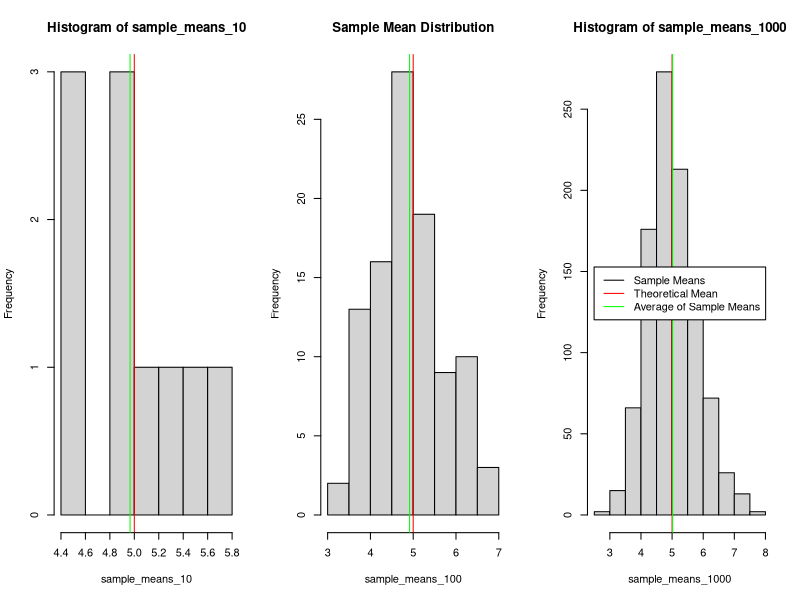
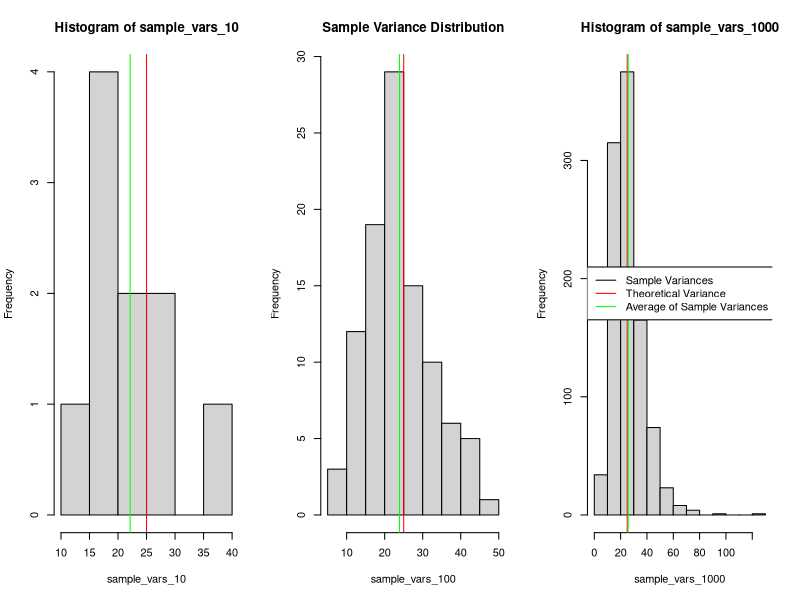
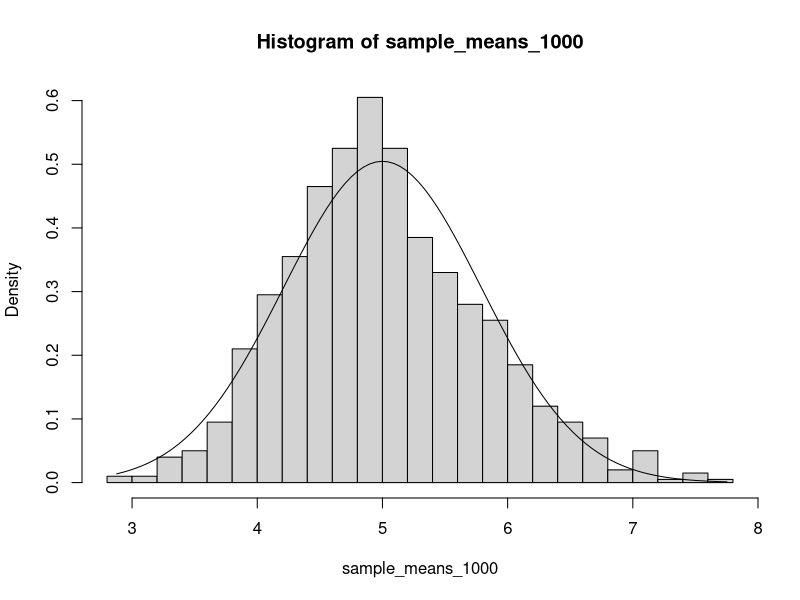
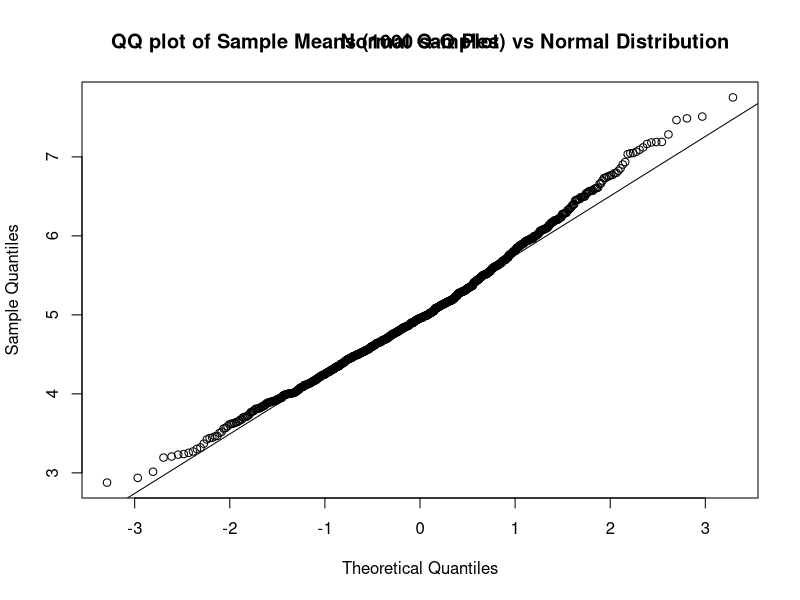

Source code (R) for these figures, in order:
## ---- chunk 1
knitr::opts_chunk$set(echo = TRUE)
## ---- chunk 2
lambda <- 0.2
## ---- chunk 3
# Setting fixed seed first for reproducibility.
set.seed(123)

samples_10 <- matrix(data = rexp(40*10, rate = lambda), nrow = 40, ncol = 10)

set.seed(321)
samples_100 <- matrix(data = rexp(40*100, rate = lambda), nrow = 40, ncol = 100)

set.seed(132)
samples_1000 <- matrix(data = rexp(40*1000, rate = lambda), nrow = 40, ncol = 1000)
## ---- chunk 4

sample_means_10 <- apply(samples_10, 2, mean)
sample_vars_10 <- apply(samples_10, 2, var)
sample_sds_10 <- sqrt(samples_10)

sample_means_100 <- apply(samples_100, 2, mean)
sample_vars_100 <- apply(samples_100, 2, var)
sample_sds_100 <- sqrt(samples_100)

sample_means_1000 <- apply(samples_1000, 2, mean)
sample_vars_1000 <- apply(samples_1000, 2, var)
sample_sds_1000 <- sqrt(samples_1000)
## ---- chunk 5
mean_t <- 1/lambda
var_t <- 1/lambda^2
## ---- chunk 6
par(mfrow = c(1,3))
hist(sample_means_10)
abline(v = mean_t, col = 'red')
mean_10 <- mean(sample_means_10)
abline(v = mean_10, col = 'green')

hist(sample_means_100, main = 'Sample Mean Distribution')
abline(v = mean_t, col = 'red')
mean_100 <- mean(sample_means_100)
abline(v = mean_100, col = 'green')

hist(sample_means_1000)
abline(v = mean_t, col = 'red')
mean_1000 <- mean(sample_means_1000)
abline(v = mean_1000, col = 'green')
legend('center', c('Sample Means', 'Theoretical Mean', 'Average of Sample Means'), lty = c(1,1,1), col = c('black', 'red', 'green'))
## ---- chunk 7
par(mfrow = c(1,3))
hist(sample_vars_10)
abline(v = var_t, col = 'red')
var_10 <- mean(sample_vars_10)
abline(v = var_10, col = 'green')

hist(sample_vars_100, main = 'Sample Variance Distribution')
abline(v = var_t, col = 'red')
var_100 <- mean(sample_vars_100)
abline(v = var_100, col = 'green')

hist(sample_vars_1000)
abline(v = var_t, col = 'red')
var_1000 <- mean(sample_vars_1000)
abline(v = var_1000, col = 'green')
legend('center', c('Sample Variances', 'Theoretical Variance', 'Average of Sample Variances'), lty = c(1,1,1), col = c('black', 'red', 'green'))
## ---- chunk 8
# creating reference normal distribution
x = seq(from = min(sample_means_1000), to = max(sample_means_1000), length.out = 100)
ref_means = dnorm(x, mean = mean_t, sd = sqrt(var_t/40))

par(mfrow = c(1, 1))

hist(sample_means_1000, breaks = 20, prob = TRUE)
lines(x, ref_means)

## ---- chunk 9
qqnorm(sample_means_1000)
qqline(sample_means_1000)
title('QQ plot of Sample Means (1000 samples) vs Normal Distribution')
